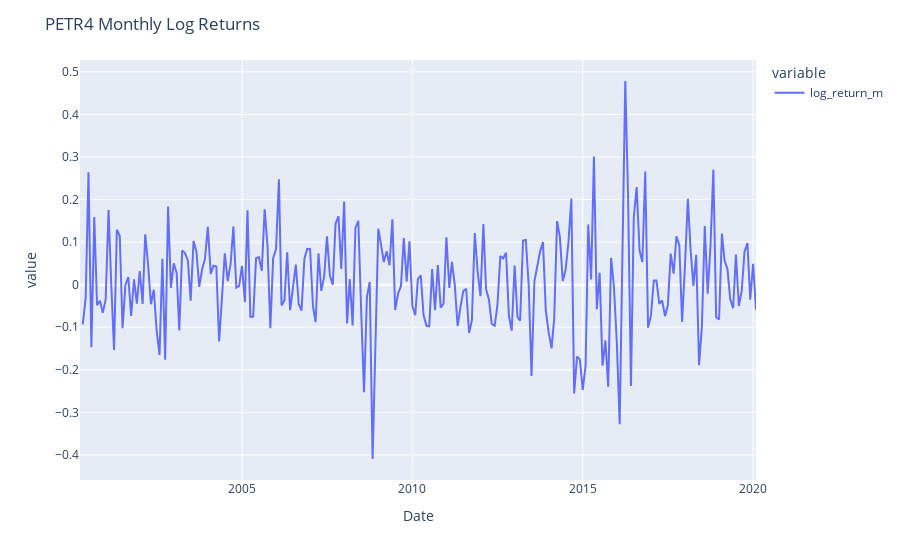

Write notebook code for a chart like this one.
### Code cell
petr4_m = petr4[['Adj Close']].copy()
petr4_m = petr4_m.asfreq('M', method='pad')
petr4_m['log_return_m'] = np.log(petr4_m['Adj Close']/petr4_m['Adj Close'].shift(1))

fig = px.line(petr4_m['log_return_m'], facet_col_wrap=1)
fig.update_yaxes(matches=None)
fig.update_layout(
    title={
        'text': "PETR4 Monthly Log Returns"})
fig.show()

### Figure 1 — Plotly figure (JSON) as saved in the notebook; plotly's stock layout.template omitted (floating-point values rounded to 4 significant figures; data arrays with more than 128 entries replaced by an {"elided": "..."} marker saying what was removed)
{"data": [{"hovertemplate": "variable=log_return_m<br>Date=%{x}<br>value=%{y}<extra></extra>", "legendgroup": "log_return_m", "line": {"color": "#636efa", "dash": "solid"}, "marker": {"symbol": "circle"}, "mode": "lines", "name": "log_return_m", "orientation": "v", "showlegend": true, "type": "scatter", "x": {"elided": "239 str values"}, "xaxis": "x", "y": {"elided": "239 float values"}, "yaxis": "y"}], "layout": {"legend": {"title": {"text": "variable"}, "tracegroupgap": 0}, "margin": {"t": 60}, "title": {"text": "PETR4 Monthly Log Returns"}, "xaxis": {"anchor": "y", "domain": [0, 1], "title": {"text": "Date"}}, "yaxis": {"anchor": "x", "domain": [0, 1], "title": {"text": "value"}}}}
